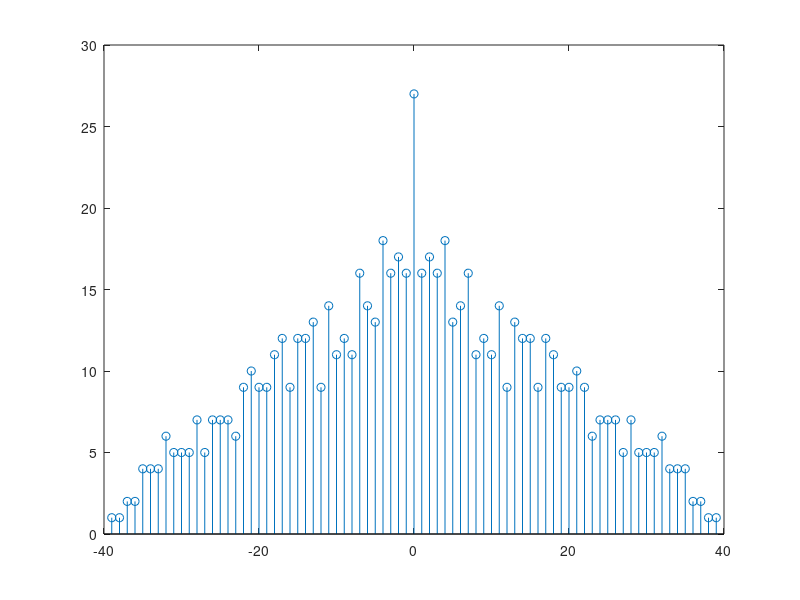

Recreate this plot in MATLAB. (Note: this script raises an error after producing the figure.)
    SR1 = [1 0 0 1 0 1 1 0 1 1];
SR2 = [0 0 0 1 0 1 1 0 1 1];
result1= [];
result2= [];
for i = 0:39
  
    %result with phase 3,8
    result1 =[result1 xor(SR1(10),xor(SR2(3),SR2(8)))];
    
    %result with phase 2,6
    result2 =[result2 xor(SR1(10),xor(SR2(2),SR2(6)))];
    % xor bit 3, 10
    out1 = xor(SR1(3), SR1(10));
    %shift reg
    SR1 = circshift(SR1,1);
    %replace bit
    SR1(1) = out1;

    %xor bits 2,3,6,8,9
    out2 = xor(xor(xor(xor(SR2(2),SR2(3)),SR2(6)), SR2(8)),SR2(9));
    %shift reg
    SR2 = circshift(SR2,1);
    %replace bit
    SR2(1) = out2;
    
end
 disp('first 20 chips: ');
 disp(result1(1:20));
 disp('second 20 chips: ');
 disp(result1(21:end));

 [c,lags] = xcorr(result1);
 stem(lags,c)
 figure;
 
 [c,lags] = xcorr(result2);
 stem(lags,c2)
 
 figure;
 [c,lags] = xcorr(result1,result2);
 stem(lags,c)
